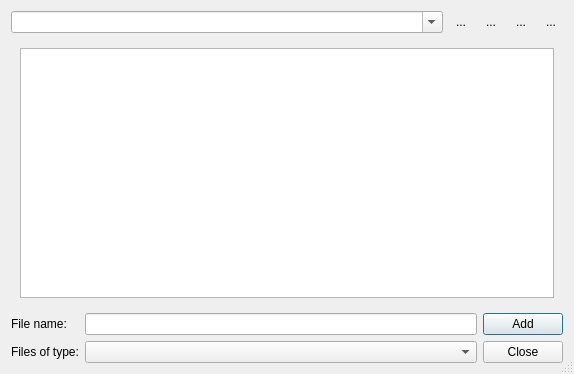
<ui version="4.0" >
 <class>QmmpFileDialog</class>
 <widget class="QDialog" name="QmmpFileDialog" >
  <property name="geometry" >
   <rect>
    <x>0</x>
    <y>0</y>
    <width>574</width>
    <height>374</height>
   </rect>
  </property>
  <property name="windowTitle" >
   <string>Add Files</string>
  </property>
  <property name="sizeGripEnabled" >
   <bool>true</bool>
  </property>
  <layout class="QGridLayout" >
   <item row="0" column="0" colspan="3" >
    <layout class="QHBoxLayout" >
     <item>
      <widget class="QComboBox" name="lookInComboBox" >
       <property name="sizePolicy" >
        <sizepolicy vsizetype="Fixed" hsizetype="Preferred" >
         <horstretch>1</horstretch>
         <verstretch>0</verstretch>
        </sizepolicy>
       </property>
       <property name="editable" >
        <bool>true</bool>
       </property>
      </widget>
     </item>
     <item>
      <widget class="QToolButton" name="upToolButton" >
       <property name="toolTip" >
        <string>Up</string>
       </property>
       <property name="text" >
        <string>...</string>
       </property>
       <property name="autoRaise" >
        <bool>true</bool>
       </property>
      </widget>
     </item>
     <item>
      <widget class="QToolButton" name="listToolButton" >
       <property name="toolTip" >
        <string>List view</string>
       </property>
       <property name="text" >
        <string>...</string>
       </property>
       <property name="checkable" >
        <bool>true</bool>
       </property>
       <property name="autoExclusive" >
        <bool>true</bool>
       </property>
       <property name="autoRaise" >
        <bool>true</bool>
       </property>
      </widget>
     </item>
     <item>
      <widget class="QToolButton" name="detailsToolButton" >
       <property name="toolTip" >
        <string>Detailed view</string>
       </property>
       <property name="text" >
        <string>...</string>
       </property>
       <property name="iconSize" >
        <size>
         <width>16</width>
         <height>16</height>
        </size>
       </property>
       <property name="checkable" >
        <bool>true</bool>
       </property>
       <property name="autoExclusive" >
        <bool>true</bool>
       </property>
       <property name="autoRaise" >
        <bool>true</bool>
       </property>
      </widget>
     </item>
     <item>
      <widget class="QToolButton" name="closeOnAddToolButton" >
       <property name="toolTip" >
        <string>Close dialog on add</string>
       </property>
       <property name="text" >
        <string>...</string>
       </property>
       <property name="checkable" >
        <bool>true</bool>
       </property>
       <property name="autoRaise" >
        <bool>true</bool>
       </property>
      </widget>
     </item>
    </layout>
   </item>
   <item row="1" column="0" colspan="3" >
    <widget class="QStackedWidget" name="stackedWidget" >
     <property name="currentIndex" >
      <number>0</number>
     </property>
     <widget class="QWidget" name="page" >
      <layout class="QVBoxLayout" >
       <item>
        <widget class="QListView" name="fileListView" >
         <property name="selectionMode" >
          <enum>QAbstractItemView::ExtendedSelection</enum>
         </property>
         <property name="movement" >
          <enum>QListView::Free</enum>
         </property>
         <property name="isWrapping" stdset="0" >
          <bool>true</bool>
         </property>
         <property name="resizeMode" >
          <enum>QListView::Adjust</enum>
         </property>
         <property name="layoutMode" >
          <enum>QListView::SinglePass</enum>
         </property>
         <property name="uniformItemSizes" >
          <bool>false</bool>
         </property>
         <property name="wordWrap" >
          <bool>false</bool>
         </property>
        </widget>
       </item>
      </layout>
     </widget>
     <widget class="QWidget" name="page_2" >
      <layout class="QVBoxLayout" >
       <item>
        <widget class="QTreeView" name="treeView" >
         <property name="selectionMode" >
          <enum>QAbstractItemView::ExtendedSelection</enum>
         </property>
         <property name="rootIsDecorated" >
          <bool>false</bool>
         </property>
         <property name="itemsExpandable" >
          <bool>false</bool>
         </property>
         <property name="sortingEnabled" >
          <bool>true</bool>
         </property>
         <property name="allColumnsShowFocus" >
          <bool>true</bool>
         </property>
        </widget>
       </item>
      </layout>
     </widget>
    </widget>
   </item>
   <item row="2" column="0" >
    <widget class="QLabel" name="label" >
     <property name="text" >
      <string>File name:</string>
     </property>
    </widget>
   </item>
   <item row="2" column="1" >
    <widget class="QLineEdit" name="fileNameLineEdit" />
   </item>
   <item row="2" column="2" >
    <widget class="QPushButton" name="addPushButton" >
     <property name="sizePolicy" >
      <sizepolicy vsizetype="Fixed" hsizetype="Minimum" >
       <horstretch>0</horstretch>
       <verstretch>0</verstretch>
      </sizepolicy>
     </property>
     <property name="text" >
      <string>Add</string>
     </property>
    </widget>
   </item>
   <item row="3" column="0" >
    <widget class="QLabel" name="label_3" >
     <property name="text" >
      <string>Files of type:</string>
     </property>
    </widget>
   </item>
   <item row="3" column="1" >
    <widget class="QComboBox" name="fileTypeComboBox" >
     <property name="sizePolicy" >
      <sizepolicy vsizetype="Fixed" hsizetype="MinimumExpanding" >
       <horstretch>0</horstretch>
       <verstretch>0</verstretch>
      </sizepolicy>
     </property>
     <property name="sizeAdjustPolicy" >
      <enum>QComboBox::AdjustToMinimumContentsLength</enum>
     </property>
    </widget>
   </item>
   <item row="3" column="2" >
    <widget class="QPushButton" name="closePushButton" >
     <property name="sizePolicy" >
      <sizepolicy vsizetype="Fixed" hsizetype="Minimum" >
       <horstretch>0</horstretch>
       <verstretch>0</verstretch>
      </sizepolicy>
     </property>
     <property name="text" >
      <string>Close</string>
     </property>
    </widget>
   </item>
  </layout>
 </widget>
 <resources/>
 <connections>
  <connection>
   <sender>closePushButton</sender>
   <signal>clicked()</signal>
   <receiver>QmmpFileDialog</receiver>
   <slot>reject()</slot>
   <hints>
    <hint type="sourcelabel" >
     <x>459</x>
     <y>291</y>
    </hint>
    <hint type="destinationlabel" >
     <x>153</x>
     <y>289</y>
    </hint>
   </hints>
  </connection>
 </connections>
</ui>
